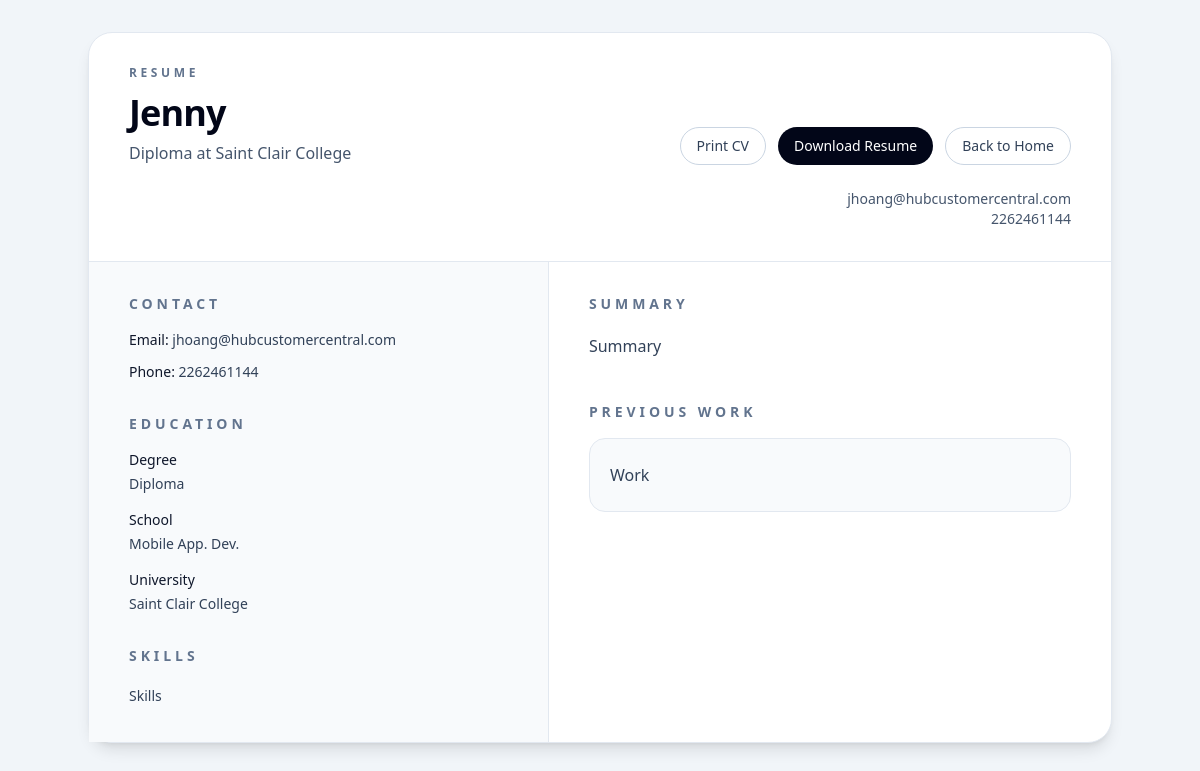
/1/, run on the app's committed database.
### myapp/models.py (models this page shows)
class Profile(models.Model):
	name = models.CharField(max_length=50)
	email = models.CharField(max_length=100)
	phone = models.CharField(max_length=20)
	degree = models.CharField(max_length=100)
	school = models.CharField(max_length=50)
	university = models.CharField(max_length=100)
	summary = models.TextField(max_length=2000)
	previous_work = models.TextField(max_length=1000)
	skills = models.CharField(max_length=200)

### myapp/views.py (the view)
# urls.py: path('<int:id>/', views.resume, name='resume')
def resume(request,id):
	user_profile = Profile.objects.get(id=id)
	return render(request,'myapp/resume.html',{'user_profile':user_profile})

### myapp/templates/myapp/resume.html (shortened to what this page needs)
<!doctype html>
<html lang="en">
	<head>
		<script src="https://cdn.jsdelivr.net/npm/@tailwindcss/browser@4"></script>
	</head>
	<body class="min-h-screen bg-slate-100 px-4 py-8 text-slate-900 sm:px-6 lg:px-8">
		<main class="mx-auto max-w-5xl rounded-3xl border border-slate-200 bg-white shadow-lg">
			<header class="border-b border-slate-200 px-6 py-8 sm:px-10">
				<div class="flex flex-col gap-6 sm:flex-row sm:items-end sm:justify-between">
					<div>
						<p class="text-xs font-semibold uppercase tracking-[0.3em] text-slate-500">Resume</p>
						<h1 class="mt-3 text-4xl font-bold tracking-tight text-slate-950">{{ user_profile.name }}</h1>
						<p class="mt-2 text-base text-slate-600">{{ user_profile.degree }} at {{ user_profile.university }}</p>
					</div>
					<div class="no-print flex flex-wrap gap-3">
						<button type="button" onclick="window.print()" class="inline-flex items-center justify-center rounded-full border border-slate-300 bg-white px-4 py-2 text-sm font-medium text-slate-700 transition hover:bg-slate-50">
							Print CV
						</button>
						<button type="button" onclick="downloadResume()" class="inline-flex items-center justify-center rounded-full bg-slate-950 px-4 py-2 text-sm font-medium text-white transition hover:bg-slate-800">
							Download Resume
						</button>
						<a href="{% url 'dashboard' %}" class="inline-flex items-center justify-center rounded-full border border-slate-300 bg-white px-4 py-2 text-sm font-medium text-slate-700 transition hover:bg-slate-50">
							Back to Home
						</a>
					</div>
				</div>
				<div class="mt-6 text-sm text-slate-600 sm:text-right">
					<p>{{ user_profile.email }}</p>
					<p>{{ user_profile.phone }}</p>
				</div>
			</header>
			<div class="grid gap-0 lg:grid-cols-[0.9fr_1.1fr]">
				<aside class="border-b border-slate-200 bg-slate-50 px-6 py-8 lg:border-b-0 lg:border-r sm:px-10">
					<section>
						<h2 class="text-sm font-semibold uppercase tracking-[0.28em] text-slate-500">Contact</h2>
						<div class="mt-4 space-y-3 text-sm text-slate-700">
							<p><span class="font-medium text-slate-900">Email:</span> {{ user_profile.email }}</p>
							<p><span class="font-medium text-slate-900">Phone:</span> {{ user_profile.phone }}</p>
						</div>
					</section>
					<section class="mt-8">
						<h2 class="text-sm font-semibold uppercase tracking-[0.28em] text-slate-500">Education</h2>
						<div class="mt-4 space-y-4 text-sm text-slate-700">
							<div>
								<p class="font-medium text-slate-900">Degree</p>
								<p class="mt-1">{{ user_profile.degree }}</p>
							</div>
							<div>
								<p class="font-medium text-slate-900">School</p>
								<p class="mt-1">{{ user_profile.school }}</p>
							</div>
							<div>
								<p class="font-medium text-slate-900">University</p>
								<p class="mt-1">{{ user_profile.university }}</p>
							</div>
						</div>
					</section>
					<section class="mt-8">
						<h2 class="text-sm font-semibold uppercase tracking-[0.28em] text-slate-500">Skills</h2>
						<p class="mt-4 whitespace-pre-line text-sm leading-7 text-slate-700">{{ user_profile.skills }}</p>
					</section>
				</aside>
				<section class="px-6 py-8 sm:px-10">
					<section>
						<h2 class="text-sm font-semibold uppercase tracking-[0.28em] text-slate-500">Summary</h2>
						<p class="mt-4 whitespace-pre-line leading-8 text-slate-700">{{ user_profile.summary }}</p>
					</section>
					<section class="mt-10">
						<h2 class="text-sm font-semibold uppercase tracking-[0.28em] text-slate-500">Previous Work</h2>
						<div class="mt-4 rounded-2xl border border-slate-200 bg-slate-50 p-5">
							<p class="whitespace-pre-line leading-8 text-slate-700">{{ user_profile.previous_work }}</p>
						</div>
					</section>
				</section>
			</div>
		</main>
	</body>
</html>

### data on the page
Profile: name "Jenny", degree "Diploma", university "Saint Clair College", email "jhoang@hubcustomercentral.com", phone "2262461144", school "Mobile App. Dev.", skills "Skills", summary "Summary", previous_work "Work"
